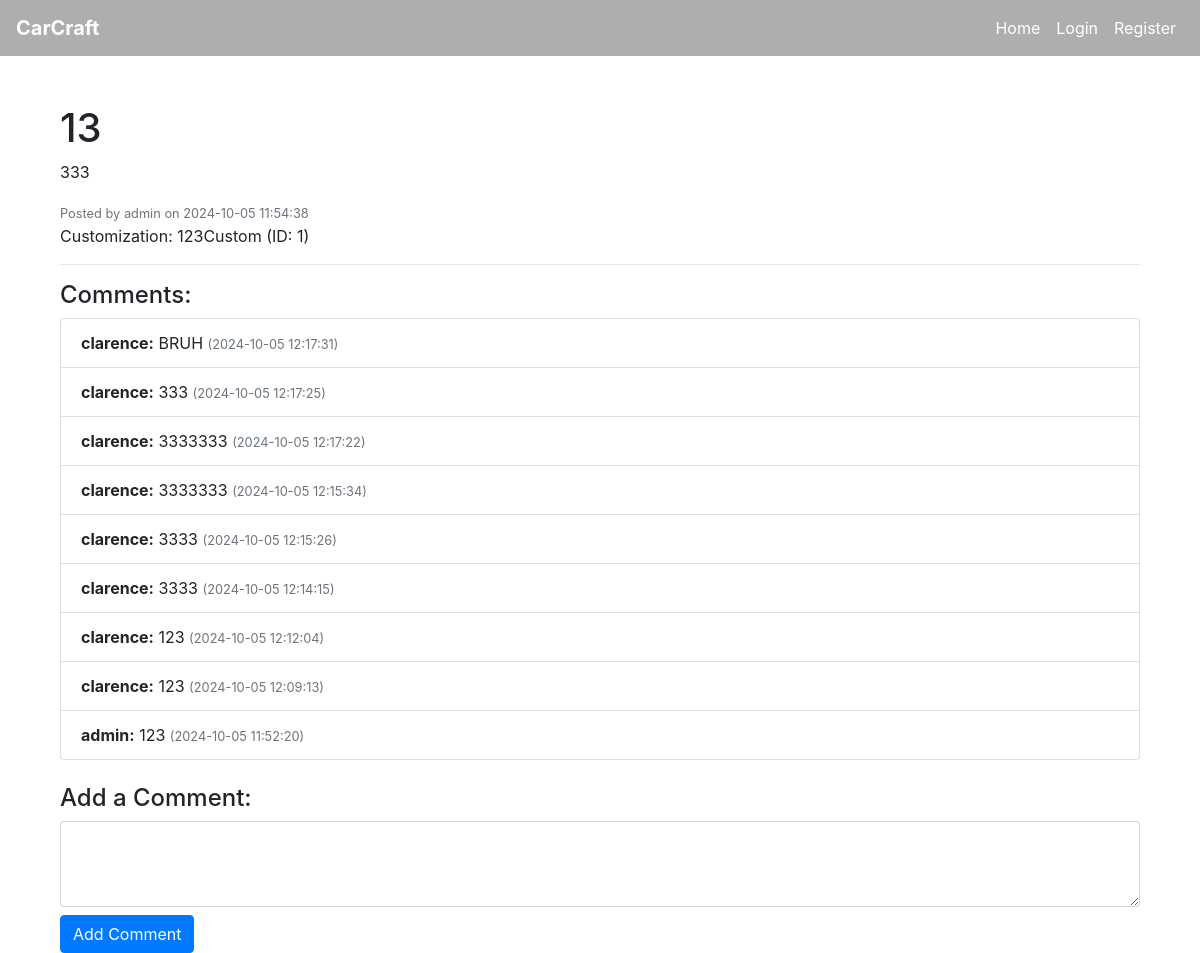
The page /post/2 on the database as committed earlier.
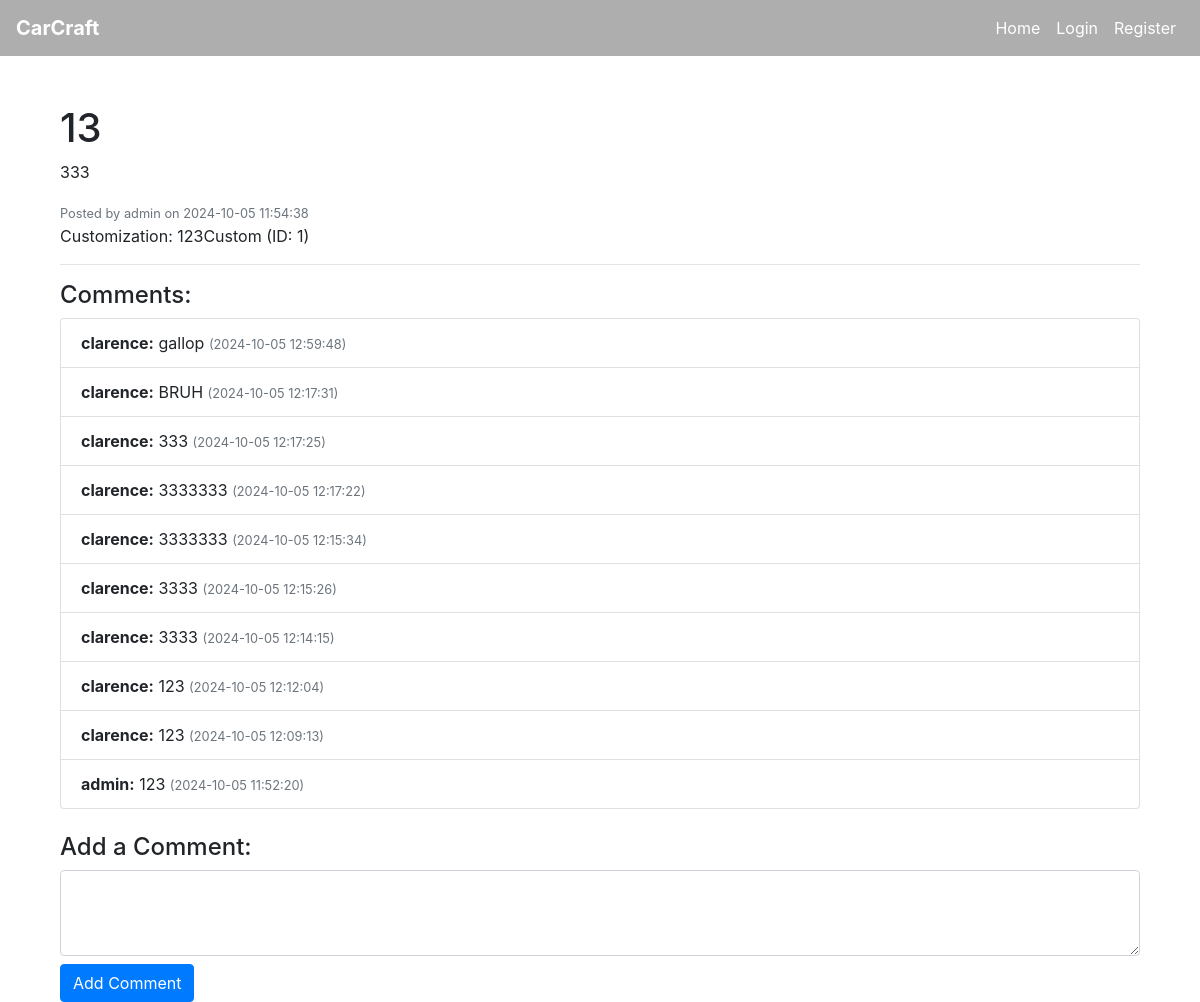
The same page on the database as committed later.
### tables this page shows
CREATE TABLE comment (
    comment_id INTEGER PRIMARY KEY AUTOINCREMENT,
    post_id INTEGER NOT NULL,
    user_id INTEGER NOT NULL,
    content TEXT NOT NULL,
    created_at DATETIME DEFAULT CURRENT_TIMESTAMP,
    FOREIGN KEY (post_id) REFERENCES post(post_id),
    FOREIGN KEY (user_id) REFERENCES user(user_id)
);

CREATE TABLE user (
    user_id INTEGER PRIMARY KEY AUTOINCREMENT,
    username VARCHAR(64) NOT NULL,
    email VARCHAR(100) NOT NULL,
    password_hash VARCHAR(255) NOT NULL,
    created_at DATETIME DEFAULT CURRENT_TIMESTAMP,
    admin INTEGER DEFAULT 0
);

### app.py (the view)
@app.route('/post/<int:post_id>', methods=['GET'])
def view_post(post_id):
    conn = get_db_connection()
    post = conn.execute('''
        SELECT p.post_id, p.title, p.description, p.created_at, p.user_id, u.username, c.customization_name AS customization_name, c.customization_id
        FROM post p
        JOIN user u ON p.user_id = u.user_id
        LEFT JOIN customization c ON p.customization_id = c.customization_id
        WHERE p.post_id = ?
    ''', (post_id,)).fetchone()
    if post is None:
        flash('Post not found.')
        return redirect(url_for('forum'))
    comments = conn.execute('''
        SELECT c.comment_id, c.content, c.created_at, c.user_id, u.username
        FROM comment c
        JOIN user u ON c.user_id = u.user_id
        WHERE c.post_id = ?
        ORDER BY c.created_at DESC
    ''', (post_id,)).fetchall()
    conn.close()
    return render_template('view_post.html', post=post, comments=comments)

### app.py (called while the page is built)
def get_db_connection():
    conn = sqlite3.connect(DATABASE)
    conn.row_factory = sqlite3.Row  # This enables column access by name: row['column_name']
    return conn

### templates/view_post.html (shortened to what this page needs)
{% extends "base.html" %}
{% block content %}
<div class="container mt-5">
    <h1>{{ post['title'] }}</h1>
    <p>{{ post['description'] }}</p>
    <small class="text-muted">Posted by {{ post['username'] }} on {{ post['created_at'] }}</small>
    {% if post['customization_name'] %}
        <p>Customization: {{ post['customization_name'] }} (ID: {{ post['customization_id'] }})</p>
    {% else %}
        <p>Customization: None</p>
    {% endif %}
    <hr>
    <h4>Comments:</h4>
    {% if comments %}
        <ul class="list-group">
            {% for comment in comments %}
                <li class="list-group-item">
                    <strong>{{ comment['username'] }}:</strong> {{ comment['content'] }} <small class="text-muted">({{ comment['created_at'] }})</small>
                </li>
            {% endfor %}
        </ul>
    {% else %}
        <p>No comments yet. Be the first to comment!</p>
    {% endif %}
    <h4 class="mt-4">Add a Comment:</h4>
    <form method="POST" action="{{ url_for('create_comment', post_id=post['post_id']) }}">
        <textarea name="content" rows="3" required class="form-control"></textarea>
        <button type="submit" class="btn btn-primary mt-2">Add Comment</button>
    </form>
</div>
{% endblock %}

Rows that differ between the two databases and show on the page:
added comment: username "clarence", content "gallop", created_at "2024-10-05 12:59:48"
